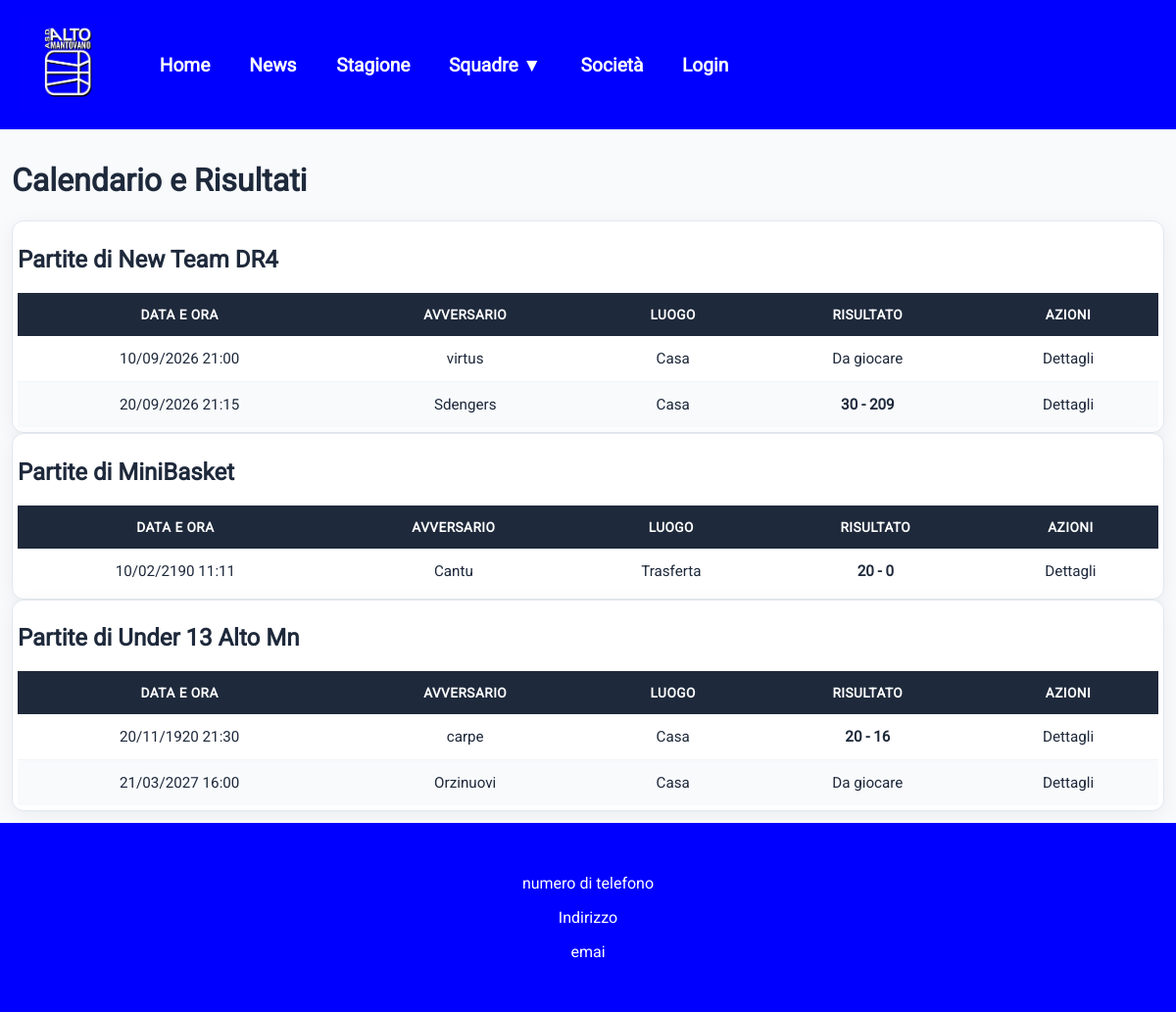
The page /teams/partite/ on the database its author committed.
### teams/models.py (models this page shows, shortened)
class Squadre(models.Model):
    nome = models.CharField(max_length=50)
    categoria = models.CharField(max_length=50)
    allenatori = models.ManyToManyField(
        settings.AUTH_USER_MODEL,
        limit_choices_to={'ruolo':'allenatori'},
        blank=True,
        related_name='squadre'
    )

class Matches(models.Model):
    LOCATION_CHOICES = (
        ('HOME', 'Casa'),
        ('AWAY', 'Trasferta'),
    )
    team = models.ForeignKey(Squadre, related_name='matches',on_delete=models.CASCADE)
    avversari = models.CharField( max_length=50)
    giornoPartita = models.DateTimeField(auto_now=False, auto_now_add=False)
    giocata = models.BooleanField(default=False)
    location_type=models.CharField(choices=LOCATION_CHOICES, max_length=4)
    indirizzo = models.CharField(max_length=100)
    puntiFatti = models.PositiveIntegerField(null=True,blank=True)
    puntiSubiti = models.PositiveIntegerField(null=True,blank=True)
    players_stats = models.ManyToManyField(
        Atleta,
        through='PlayerMatchStats',
        related_name='match_performances'
    )
    class Meta:
        ordering = ['giornoPartita']
        verbose_name_plural = "Matches"

### teams/views.py (the view)
# urls.py: path('partite/',MatchListView.as_view(),name='partite'),
class MatchListView(ListView):
    model=Matches
    template_name='teams/match_list.html'
    paginate_by = 10
    def get_context_data(self, **kwargs):
        context = super().get_context_data(**kwargs)
        context['squadre'] = Squadre.objects.all()
        context['matches'] = Matches.objects.all()
        return context

### home/context_processor.py (called while the page is built)
def squadre_globali(request):
    return {
        'squadre_globali': Squadre.objects.all()
    }

### teams/templates/teams/match_list.html
{% extends "template.html" %}
{% block content%}
    <h1>Calendario e Risultati</h1>
    {% for squadra in squadre %}
    <div class="table-container">
      <h2>Partite di {{ squadra.nome }}</h2>
      <table class="custom-table">
        <thead class="table-dark">
          <tr>
            <th>Data e Ora</th>
            <th>Avversario</th>
            <th>Luogo</th>
            <th>Risultato</th>
            <th>Azioni</th>
          </tr>
        </thead>
        <tbody>
          {% for match in matches %}
            {% if match.team.nome == squadra.nome %}
            <tr>
              <td>{{ match.giornoPartita|date:"d/m/Y H:i" }}</td>
              <td>{{ match.avversari }}</td>
              <td>{{ match.get_location_type_display }}</td>
              <td>
                {% if match.giocata %}
                  <strong>{{ match.puntiFatti }} - {{ match.puntiSubiti }}</strong>
                {% else %}
                  <span class="badge bg-warning text-dark">Da giocare</span>
                {% endif %}
              </td>
              <td>
                <a href="{% url "statsPartita" match.id %}" class="btn btn-sm btn-outline-primary">Dettagli</a>
              </td>
            </tr>
            {% endif %}
          {% empty %}
            <tr>
              <td colspan="6" class="text-center">Nessuna partita in programma al momento.</td>
            </tr>
          {% endfor %}
        </tbody>
      </table>
      </div>
    {% endfor %}
  </div>
{% endblock %}

### templates/template.html (shortened to what this page needs)
{% load static %}
<!DOCTYPE html>
<html lang="en">
<head>
    <link rel="stylesheet" href="{% static "template.css" %}">
</head>
<body >
    <nav>
        <ul>
            <li><img src="{% static "logo.jpeg" %}" class="nav_logo"></li>
            <a href=" {% url 'home' %} "><li class = "linkNavBar">Home</li></a>
            <a href=" {% url 'news_list' %} "><li class = "linkNavBar">News</li></a>
            <a href=" {% url "partite" %}"> <li class = "linkNavBar">Stagione</li></a>
            <li class="dropdown">
                <span class="linkNavBar" style="cursor: pointer;">Squadre&nbsp;▼</span>
            </li>
            <a href=" {% url 'societa' %} "><li class = "linkNavBar">Società</li></a>
            <a href=" {% url 'login' %} "><li class = "linkNavBar">Login</li></a>
        </ul>
    </nav>
    <div class="container">
        {% block content %}
        {% endblock %}
    <footer>
        <p>numero di telefono</p>
        <p>Indirizzo</p>
        <p>emai</p>
    </footer>
</body>
</html>

### static/template.css (style rules this page uses)
body { background-color: #f8fafc; display: grid; grid-template-columns: auto; margin: 0; padding: 0; font-family: "Roboto", sans-serif; overflow-x: hidden; color: #1e293b; }
a { text-decoration: none; color: inherit; }
.container { margin: 1%; }
nav ul { list-style-type: none; margin: 0; padding: 0px; background-color: blue; display: flex; align-items: center; }
nav li { padding: 14px 20px; color: white; text-align: center; }
.nav_logo { height: 100px; width: auto; justify-content: space-between; }
.linkNavBar { margin: 3%; font-size: larger; color: white; text-decoration: none; font-weight: bold; transition: opacity 0.2s ease; }
footer { background-color: blue; color: white; padding: 3%; text-align: center; }
.table-container { flex: 1; min-width: 0; width: 100%; max-width: 100%; box-sizing: border-box; overflow-x: auto; overflow-y: hidden; background: #ffffff; border-radius: 12px; box-shadow: 0 4px 20px rgba(0, 0, 0, 0.06); border: 1px solid #e2e8f0; margin: 0; padding: 5px; }
.custom-table { width: 100%; min-width: 650px; border-collapse: collapse; font-size: 0.95rem; text-align: center; box-sizing: border-box; }
.custom-table thead tr { background-color: #1e293b; color: #ffffff; font-weight: 600; text-transform: uppercase; font-size: 0.85rem; letter-spacing: 0.5px; }
.custom-table th, .custom-table td { padding: 14px 18px; white-space: nowrap; }
.custom-table tbody tr { border-bottom: 1px solid #f1f5f9; transition: background-color 0.2s ease; }
.custom-table tbody tr:nth-of-type(even) { background-color: #f8fafc; }
.custom-table tbody tr:last-of-type { border-bottom: none; }
nav ul li.dropdown { position: relative; display: inline-block; }

### rows shown on the page
Squadre: nome "New Team DR4"
Matches: giornoPartita "10/09/2026 21:00", avversari "virtus", location_type "Casa", giocata "Da giocare"
Matches: giornoPartita "20/09/2026 21:15", avversari "Sdengers", location_type "Casa", puntiFatti "30", puntiSubiti "209"
Squadre: nome "MiniBasket"
Matches: giornoPartita "10/02/2190 11:11", avversari "Cantu", location_type "Trasferta", puntiFatti "20", puntiSubiti "0"
Squadre: nome "Under 13 Alto Mn"
Matches: giornoPartita "20/11/1920 21:30", avversari "carpe", location_type "Casa", puntiFatti "20", puntiSubiti "16"
Matches: giornoPartita "21/03/2027 16:00", avversari "Orzinuovi", location_type "Casa", giocata "Da giocare"
